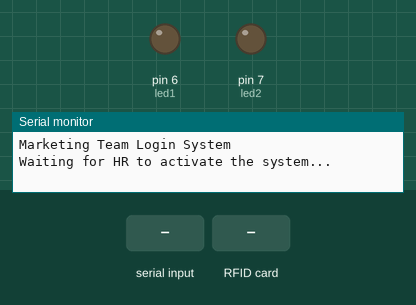
The sketch below on a simulated Arduino Uno, built with avr-gcc and run on an emulated ATmega328P. On the bench: output pins drawn as LEDs (lit = HIGH), the last lines printed to the serial monitor. The test bench sets the inputs (shaded band). Pins used as bus, display or sensor lines are not drawn.

Above: at 1.2 s.
1.3 s: "1" received over Serial
2.8 s: RFID card A3 EA 14 DA held to the reader
At 3.9 s:
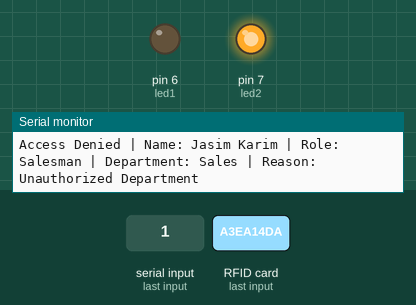
5.8 s: RFID card 00 00 00 00 held to the reader
At 6.2 s:
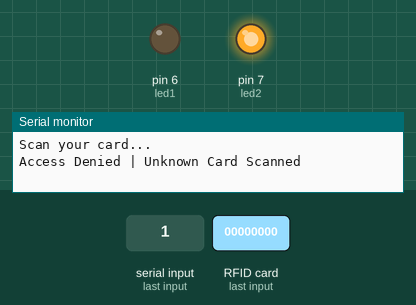
7.3 s: RFID card 5E 7A 19 C4 held to the reader
At 10.2 s:
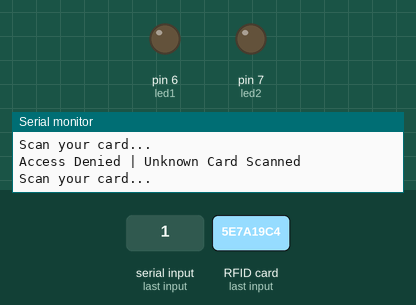
10.3 s: "0" received over Serial
Timing chart, 0 to 12.8 s (numbered marks = the images above; inputs shaded):
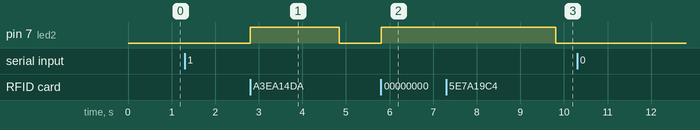

Measured:
- after the input at 2.8 s, pin 7 (led2): LOW → HIGH at once, → LOW 2.0 s later
- after the input at 5.8 s, pin 7 (led2): LOW → HIGH at once
- after the input at 7.3 s, pin 7 (led2): HIGH → LOW after 2.5 s instead of 0.51 s

The sketch:

main.ino
```cpp
#include <SPI.h>        // SPI library for communication with RFID reader
#include <MFRC522.h>    // MFRC522 library for RFID functionality

// RFID module pins
#define RST_PIN 9       // Reset pin for the RFID module
#define SS_PIN 10       // Slave Select (SS) pin for the RFID module

// LED pins to indicate access
int led1 = 6;           // Green LED for access granted
int led2 = 7;           // Red LED for access denied

// System control flag to manage system activation by HR
bool systemActive = false;

// Structure to represent employee information
struct Employee {
  String name;          // Employee's name
  String role;          // Employee's role
  String department;    // Employee's department
  bool authorized;      // Whether the employee is authorized
};

// Array of employees (database)
Employee employees[] = {
  {"Ali Hassan", "Team Lead", "Marketing", true},   // Card 1 - Authorized
  {"Yousif Ahmed", "Designer", "Marketing", true},  // Card 2 - Authorized
  {"Jasim Karim", "Salesman", "Sales", false},      // Card 3 - Unauthorized
  {"Unknown", "Unknown", "Unknown", false}          // Card 4 - Unregistered
};

// Corresponding RFID card IDs for employees
String cardIDs[] = {
  "8382203",  // Card 1 - Ali Hassan
  "DCE02B3",  // Card 2 - Yousif Ahmed
  "A3EA14DA", // Card 3 - Jasim Karim
  "00000000"  // Card 4 - Unknown card
};

// Variable to store the scanned RFID tag ID
String tagID = "";

// Create an instance of the MFRC522 RFID reader
MFRC522 mfrc522(SS_PIN, RST_PIN);

void setup() {
  // Initialize SPI communication for RFID reader
  SPI.begin();
  // Initialize the RFID reader
  mfrc522.PCD_Init();

  // Set LED pins as output
  pinMode(led1, OUTPUT);
  pinMode(led2, OUTPUT);

  // Initialize serial communication for system messages
  Serial.begin(9600);
  Serial.println("Marketing Team Login System");
  Serial.println("Waiting for HR to activate the system...");
}

void loop() {
  // Check for HR's command input via serial communication
  if (Serial.available() > 0) {
    char command = Serial.read(); // Read the incoming command
    if (command == '1') {
      // Activate the system
      systemActive = true;
      Serial.println("System activated by HR.");
      Serial.println("Scan your card...");
    } else if (command == '0') {
      // Deactivate the system
      systemActive = false;
      Serial.println("System deactivated by HR.");
    }
  }

  // Only process card scans if the system is active
  if (systemActive && getID()) {
    int employeeIndex = -1;

    // Check if the scanned card ID matches any in the database
    for (int i = 0; i < sizeof(cardIDs) / sizeof(cardIDs[0]); i++) {
      if (tagID == cardIDs[i]) {
        employeeIndex = i; // Store the matched employee index
        break;
      }
    }

    if (employeeIndex != -1) {
      // A valid card ID was found in the database
      Employee emp = employees[employeeIndex];
      if (emp.authorized && emp.department == "Marketing") {
        // Access granted for authorized employees in Marketing
        digitalWrite(led1, HIGH); // Turn on green LED
        digitalWrite(led2, LOW);  // Turn off red LED
        Serial.print("Access Granted | ");
        Serial.print("Name: " + emp.name + " | ");
        Serial.print("Role: " + emp.role + " | ");
        Serial.print("Department: " + emp.department);
        Serial.println();
      } else {
        // Access denied for unauthorized employees or non-Marketing staff
        digitalWrite(led1, LOW);  // Turn off green LED
        digitalWrite(led2, HIGH); // Turn on red LED
        Serial.print("Access Denied | ");
        Serial.print("Name: " + emp.name + " | ");
        Serial.print("Role: " + emp.role + " | ");
        Serial.print("Department: " + emp.department + " | ");
        if (emp.department != "Marketing") {
          // Denied due to being in the wrong department
          Serial.print("Reason: Unauthorized Department");
        } else {
          // Denied due to lack of authorization
          Serial.print("Reason: Not Authorized");
        }
        Serial.println();
      }
    } else {
      // Unknown card scanned (not in the database)
      digitalWrite(led1, LOW);  // Turn off green LED
      digitalWrite(led2, HIGH); // Turn on red LED
      Serial.print("Access Denied | Unknown Card Scanned");
      Serial.println();
    }

    // Wait for 2 seconds before resetting LEDs and readying for the next scan
    delay(2000);
    digitalWrite(led1, LOW);
    digitalWrite(led2, LOW);
    Serial.println("Scan your card...");
  }
}

// Function to read the RFID tag ID if a new card is present
boolean getID() {
  // Check if a new RFID card is present
  if (!mfrc522.PICC_IsNewCardPresent()) {
    return false; // No new card found
  }
  // Attempt to read the card's serial number (ID)
  if (!mfrc522.PICC_ReadCardSerial()) {
    return false; // Failed to read the card
  }

  // Convert the card's serial number (byte array) to a string
  tagID = "";
  for (uint8_t i = 0; i < 4; i++) {
    tagID.concat(String(mfrc522.uid.uidByte[i], HEX)); // Concatenate each byte as a hex string
  }
  // Convert tag ID to uppercase for consistency
  tagID.toUpperCase();

  // Halt communication with the current card
  mfrc522.PICC_HaltA();
  return true; // Successfully read the card ID
}
```
